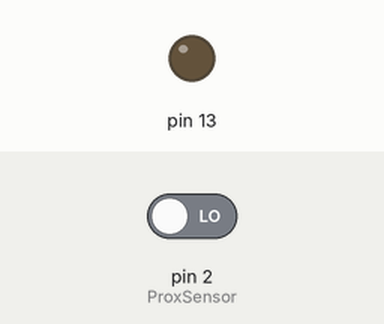
The sketch below on a simulated Arduino Uno, built with avr-gcc and run on an emulated ATmega328P. Parts: output pins drawn as LEDs (lit = HIGH). Inputs (shaded band) come from the test bench; at power-on: pin 2 (ProxSensor) LOW.

Above: at 1.2 s.
1.3 s: pin 2 (ProxSensor) driven HIGH
At 1.6 s:
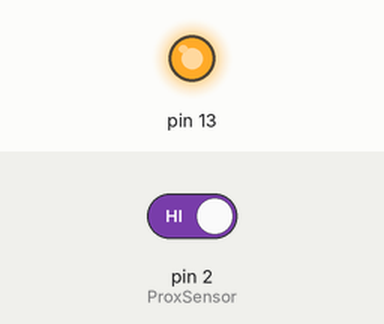
2.8 s: pin 2 (ProxSensor) driven LOW
At 3.9 s:
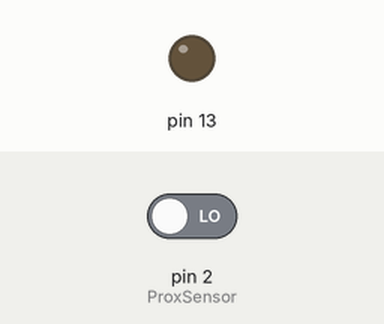
Timing chart, 0 to 5.8 s (numbered marks = the images above; inputs shaded):
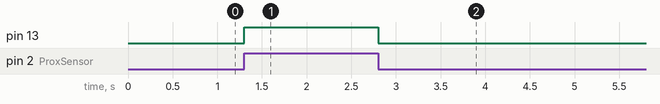

The sketch:

motion_detector.ino
```cpp
/*
 IR Proximity Sensor interface code
 Turns on an LED on when obstacle is detected, else off.
 */
 const int ProxSensor = 2;
void setup() {
  //initialize the didgital pin as an output.
  //Pin 13 has an LED connected on most Arduino boards :
  pinMode(13,OUTPUT);
  //Pin 2 is connected to the output of proximity sensor
  pinMode(ProxSensor,INPUT);
}

void loop() {
  if(digitalRead(ProxSensor)==HIGH) //Check the sensor output
  {
    digitalWrite(13,HIGH); //set the LED on
  }
  else
  {
    digitalWrite(13,LOW); //set the LED off
  }
  delay(100); //wait for a second

}
```

Measured:
- after the input at 1.3 s, pin 13: LOW → HIGH at once
- after the input at 2.8 s, pin 13: HIGH → LOW at once
